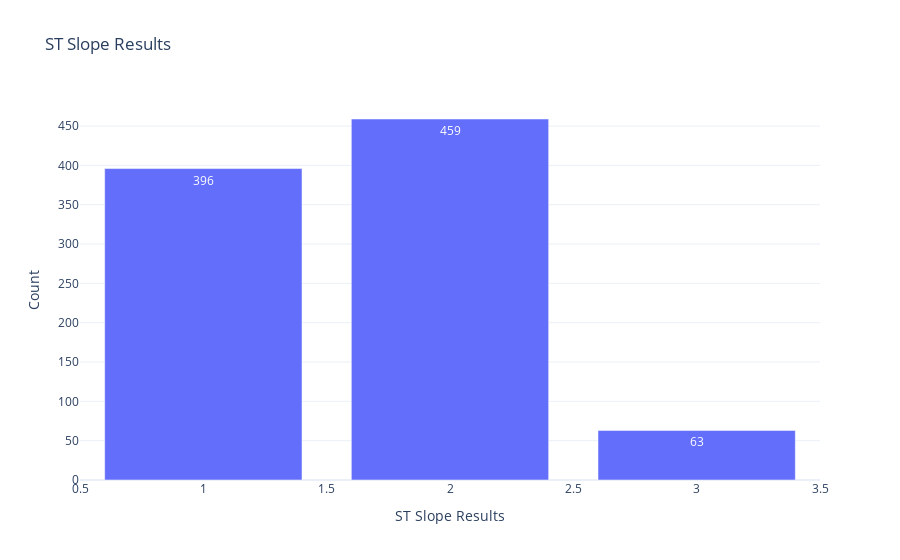

Notebook source saved alongside this figure:
### Code cell
exercise_ang_counts = data['ST slope'].value_counts().reset_index()
exercise_ang_counts.columns = ['ST Slope Results', 'Count']

# Create the bar plot using Plotly Express
fig = px.bar(exercise_ang_counts, x='ST Slope Results', y='Count', 
             title='ST Slope Results',
             labels={'ST Slope  Results': 'ST Slope Results', 'Count': 'Count'},
             text='Count')

# Customize layout
fig.update_layout(
    xaxis_title='ST Slope Results',
    yaxis_title='Count',
    template='plotly_white'  # Apply the white theme
)

# Show the plot
fig.show()

### Figure 1 — Plotly figure (JSON) as saved in the notebook; plotly's stock layout.template omitted (floating-point values rounded to 4 significant figures)
{"data": [{"alignmentgroup": "True", "hovertemplate": "ST Slope Results=%{x}<br>Count=%{text}<extra></extra>", "legendgroup": "", "marker": {"color": "#636efa", "pattern": {"shape": ""}}, "name": "", "offsetgroup": "", "orientation": "v", "showlegend": false, "text": [459, 396, 63], "textposition": "auto", "type": "bar", "x": [2, 1, 3], "xaxis": "x", "y": [459, 396, 63], "yaxis": "y"}], "layout": {"barmode": "relative", "legend": {"tracegroupgap": 0}, "title": {"text": "ST Slope Results"}, "xaxis": {"anchor": "y", "domain": [0, 1], "title": {"text": "ST Slope Results"}}, "yaxis": {"anchor": "x", "domain": [0, 1], "title": {"text": "Count"}}}}
